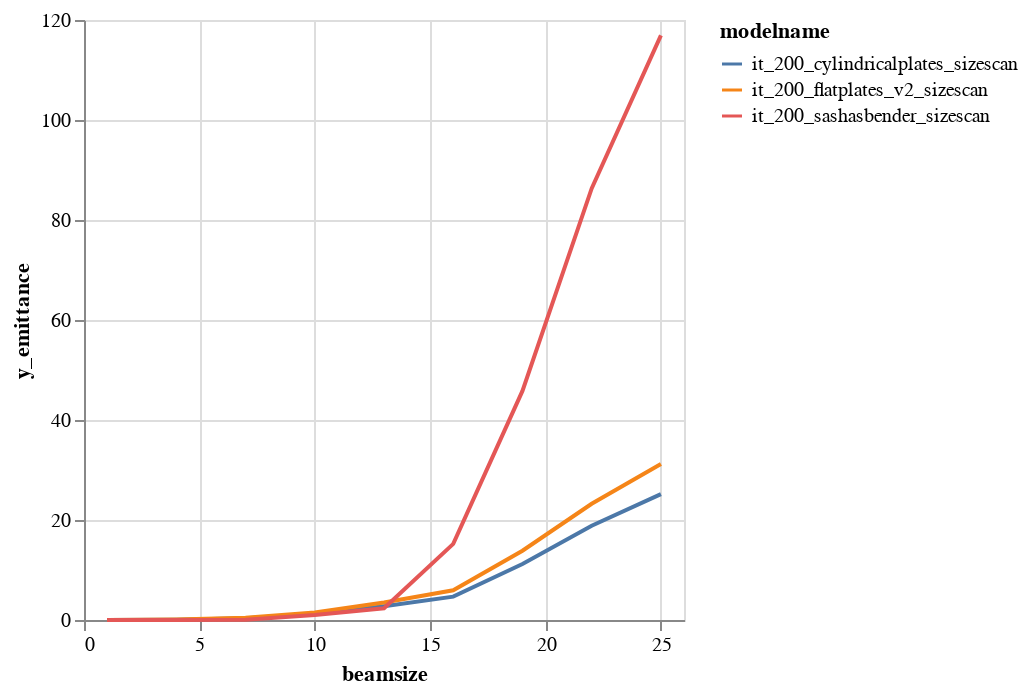

Notebook code cell kept with this figure:
### Code cell
alt.Chart(DATA.loc[DATA["beamsize"]<=25]).mark_line().encode(
    color="modelname",
    x='beamsize',
    y='y_emittance',
)

### Figure 1 — Vega-Lite specification as saved in the notebook (floating-point values rounded to 4 significant figures)
{"$schema": "https://vega.github.io/schema/vega-lite/v1.2.1.json", "data": {"values": [{"Unnamed: 0": 0, "beamsize": 1, "losses": 0, "modelname": "it_200_cylindricalplates_sizescan", "relbeta": 0.002309, "sourceID": 16777217, "sourceName": "bs_1", "x_emittance": 0.003563, "x_norm_emittance": 8.224e-06, "y_emittance": 0.001088, "y_norm_emittance": 2.511e-06}, {"Unnamed: 0": 1, "beamsize": 4, "losses": 0, "modelname": "it_200_cylindricalplates_sizescan", "relbeta": 0.002309, "sourceID": 16777218, "sourceName": "bs_4", "x_emittance": 0.1572, "x_norm_emittance": 0.000363, "y_emittance": 0.0708, "y_norm_emittance": 0.0001634}, {"Unnamed: 0": 2, "beamsize": 7, "losses": 0, "modelname": "it_200_cylindricalplates_sizescan", "relbeta": 0.002309, "sourceID": 16777219, "sourceName": "bs_7", "x_emittance": 0.8897, "x_norm_emittance": 0.002054, "y_emittance": 0.34, "y_norm_emittance": 0.0007848}, {"Unnamed: 0": 3, "beamsize": 10, "losses": 0, "modelname": "it_200_cylindricalplates_sizescan", "relbeta": 0.002309, "sourceID": 16777220, "sourceName": "bs_10", "x_emittance": 2.654, "x_norm_emittance": 0.006127, "y_emittance": 1.179, "y_norm_emittance": 0.002722}, {"Unnamed: 0": 4, "beamsize": 13, "losses": 1, "modelname": "it_200_cylindricalplates_sizescan", "relbeta": 0.002309, "sourceID": 16777221, "sourceName": "bs_13", "x_emittance": 7.353, "x_norm_emittance": 0.01698, "y_emittance": 2.771, "y_norm_emittance": 0.006397}, {"Unnamed: 0": 5, "beamsize": 16, "losses": 13, "modelname": "it_200_cylindricalplates_sizescan", "relbeta": 0.002309, "sourceID": 16777222, "sourceName": "bs_16", "x_emittance": 11.68, "x_norm_emittance": 0.02696, "y_emittance": 4.671, "y_norm_emittance": 0.01078}, {"Unnamed: 0": 6, "beamsize": 19, "losses": 32, "modelname": "it_200_cylindricalplates_sizescan", "relbeta": 0.002309, "sourceID": 16777223, "sourceName": "bs_19", "x_emittance": 21.7, "x_norm_emittance": 0.0501, "y_emittance": 11.19, "y_norm_emittance": 0.02584}, {"Unnamed: 0": 7, "beamsize": 22, "losses": 54, "modelname": "it_200_cylindricalplates_sizescan", "relbeta": 0.002309, "sourceID": 16777224, "sourceName": "bs_22", "x_emittance": 27.21, "x_norm_emittance": 0.06282, "y_emittance": 18.86, "y_norm_emittance": 0.04355}, {"Unnamed: 0": 8, "beamsize": 25, "losses": 105, "modelname": "it_200_cylindricalplates_sizescan", "relbeta": 0.002309, "sourceID": 16777225, "sourceName": "bs_25", "x_emittance": 35.06, "x_norm_emittance": 0.08095, "y_emittance": 25.17, "y_norm_emittance": 0.05812}, {"Unnamed: 0": 0, "beamsize": 1, "losses": 0, "modelname": "it_200_flatplates_v2_sizescan", "relbeta": 0.002309, "sourceID": 16777217, "sourceName": "bs_1", "x_emittance": 0.003786, "x_norm_emittance": 8.74e-06, "y_emittance": 0.001385, "y_norm_emittance": 3.196e-06}, {"Unnamed: 0": 1, "beamsize": 4, "losses": 0, "modelname": "it_200_flatplates_v2_sizescan", "relbeta": 0.002309, "sourceID": 16777218, "sourceName": "bs_4", "x_emittance": 0.1672, "x_norm_emittance": 0.0003859, "y_emittance": 0.09009, "y_norm_emittance": 0.000208}, {"Unnamed: 0": 2, "beamsize": 7, "losses": 0, "modelname": "it_200_flatplates_v2_sizescan", "relbeta": 0.002309, "sourceID": 16777219, "sourceName": "bs_7", "x_emittance": 0.9478, "x_norm_emittance": 0.002188, "y_emittance": 0.4322, "y_norm_emittance": 0.0009978}, {"Unnamed: 0": 3, "beamsize": 10, "losses": 0, "modelname": "it_200_flatplates_v2_sizescan", "relbeta": 0.002309, "sourceID": 16777220, "sourceName": "bs_10", "x_emittance": 2.881, "x_norm_emittance": 0.00665, "y_emittance": 1.489, "y_norm_emittance": 0.003437}, {"Unnamed: 0": 4, "beamsize": 13, "losses": 1, "modelname": "it_200_flatplates_v2_sizescan", "relbeta": 0.002309, "sourceID": 16777221, "sourceName": "bs_13", "x_emittance": 6.624, "x_norm_emittance": 0.01529, "y_emittance": 3.515, "y_norm_emittance": 0.008114}, {"Unnamed: 0": 5, "beamsize": 16, "losses": 13, "modelname": "it_200_flatplates_v2_sizescan", "relbeta": 0.002309, "sourceID": 16777222, "sourceName": "bs_16", "x_emittance": 12.82, "x_norm_emittance": 0.0296, "y_emittance": 5.944, "y_norm_emittance": 0.01372}, {"Unnamed: 0": 6, "beamsize": 19, "losses": 31, "modelname": "it_200_flatplates_v2_sizescan", "relbeta": 0.002309, "sourceID": 16777223, "sourceName": "bs_19", "x_emittance": 21.96, "x_norm_emittance": 0.05071, "y_emittance": 13.86, "y_norm_emittance": 0.03199}, {"Unnamed: 0": 7, "beamsize": 22, "losses": 49, "modelname": "it_200_flatplates_v2_sizescan", "relbeta": 0.002309, "sourceID": 16777224, "sourceName": "bs_22", "x_emittance": 31.25, "x_norm_emittance": 0.07214, "y_emittance": 23.24, "y_norm_emittance": 0.05364}, {"Unnamed: 0": 8, "beamsize": 25, "losses": 103, "modelname": "it_200_flatplates_v2_sizescan", "relbeta": 0.002309, "sourceID": 16777225, "sourceName": "bs_25", "x_emittance": 38.99, "x_norm_emittance": 0.09, "y_emittance": 31.18, "y_norm_emittance": 0.07198}, {"Unnamed: 0": 0, "beamsize": 1, "losses": 0, "modelname": "it_200_sashasbender_sizescan", "relbeta": 0.002309, "sourceID": 16777217, "sourceName": "bs_1", "x_emittance": 0.003294, "x_norm_emittance": 7.604e-06, "y_emittance": 5.259e-05, "y_norm_emittance": 1.214e-07}, {"Unnamed: 0": 1, "beamsize": 4, "losses": 0, "modelname": "it_200_sashasbender_sizescan", "relbeta": 0.002309, "sourceID": 16777218, "sourceName": "bs_4", "x_emittance": 0.1084, "x_norm_emittance": 0.0002503, "y_emittance": 0.007248, "y_norm_emittance": 1.673e-05}, {"Unnamed: 0": 2, "beamsize": 7, "losses": 0, "modelname": "it_200_sashasbender_sizescan", "relbeta": 0.002309, "sourceID": 16777219, "sourceName": "bs_7", "x_emittance": 0.6608, "x_norm_emittance": 0.001525, "y_emittance": 0.05693, "y_norm_emittance": 0.0001314}, {"Unnamed: 0": 3, "beamsize": 10, "losses": 0, "modelname": "it_200_sashasbender_sizescan", "relbeta": 0.002309, "sourceID": 16777220, "sourceName": "bs_10", "x_emittance": 2.092, "x_norm_emittance": 0.00483, "y_emittance": 1.005, "y_norm_emittance": 0.00232}, {"Unnamed: 0": 4, "beamsize": 13, "losses": 2, "modelname": "it_200_sashasbender_sizescan", "relbeta": 0.002309, "sourceID": 16777221, "sourceName": "bs_13", "x_emittance": 6.011, "x_norm_emittance": 0.01388, "y_emittance": 2.339, "y_norm_emittance": 0.0054}, {"Unnamed: 0": 5, "beamsize": 16, "losses": 13, "modelname": "it_200_sashasbender_sizescan", "relbeta": 0.002309, "sourceID": 16777222, "sourceName": "bs_16", "x_emittance": 21.34, "x_norm_emittance": 0.04926, "y_emittance": 15.22, "y_norm_emittance": 0.03513}, {"Unnamed: 0": 6, "beamsize": 19, "losses": 34, "modelname": "it_200_sashasbender_sizescan", "relbeta": 0.002309, "sourceID": 16777223, "sourceName": "bs_19", "x_emittance": 44.99, "x_norm_emittance": 0.1039, "y_emittance": 45.82, "y_norm_emittance": 0.1058}, {"Unnamed: 0": 7, "beamsize": 22, "losses": 69, "modelname": "it_200_sashasbender_sizescan", "relbeta": 0.002309, "sourceID": 16777224, "sourceName": "bs_22", "x_emittance": 78.56, "x_norm_emittance": 0.1814, "y_emittance": 86.33, "y_norm_emittance": 0.1993}, {"Unnamed: 0": 8, "beamsize": 25, "losses": 126, "modelname": "it_200_sashasbender_sizescan", "relbeta": 0.002309, "sourceID": 16777225, "sourceName": "bs_25", "x_emittance": 89.03, "x_norm_emittance": 0.2055, "y_emittance": 116.9, "y_norm_emittance": 0.27}]}, "encoding": {"color": {"field": "modelname", "type": "nominal"}, "x": {"field": "beamsize", "type": "quantitative"}, "y": {"field": "y_emittance", "type": "quantitative"}}, "mark": "line"}
